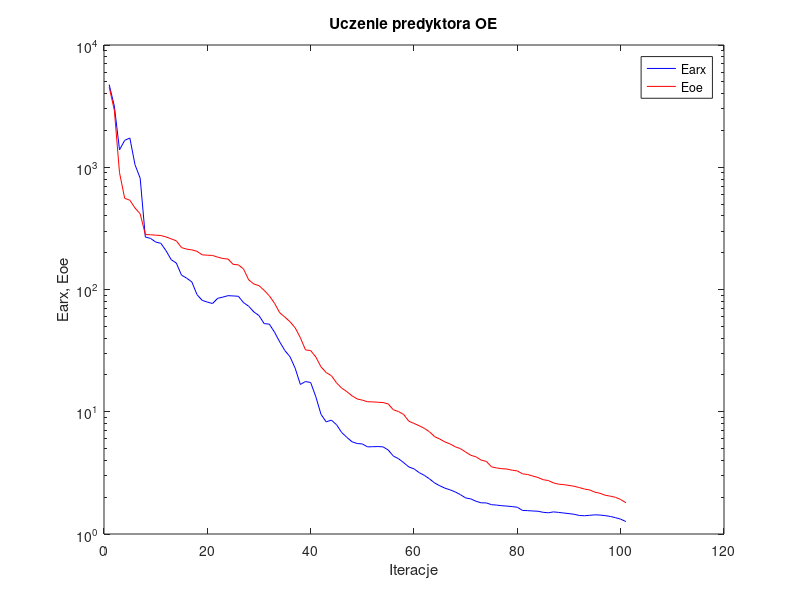
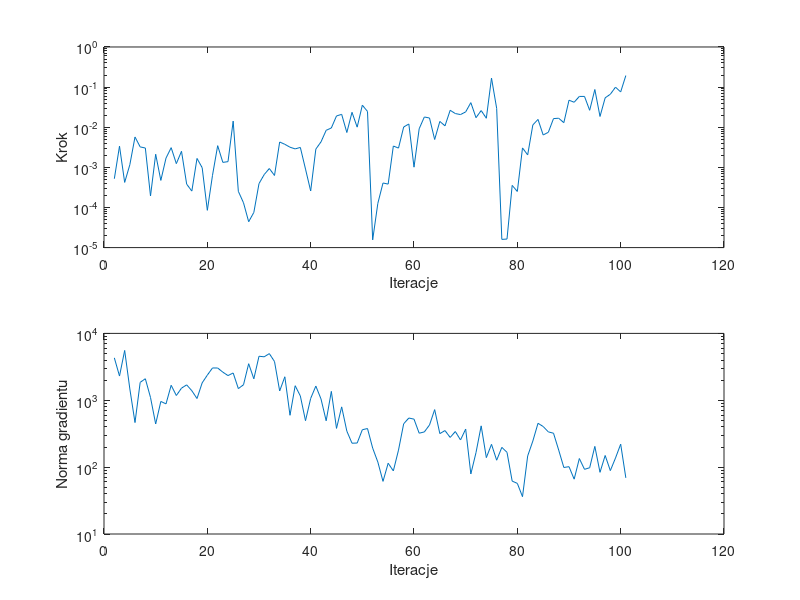

These charts were generated, in order, by the following MATLAB code:
%uczenie predyktora oe
clear all;
n=0; farx(n+1)=4.747129e+003; foe(n+1)=4.530052e+003; wspucz(n+1)=0.000000e+000; ng(n+1)=0.000000e+000;
%odnowa zmiennej metryki
n=1; farx(n+1)=3.163308e+003; foe(n+1)=2.926991e+003; krok(n+1)=5.202718e-004; ng(n+1)=4.305796e+003;
n=2; farx(n+1)=1.388381e+003; foe(n+1)=9.042625e+002; krok(n+1)=3.373181e-003; ng(n+1)=2.302827e+003;
n=3; farx(n+1)=1.658071e+003; foe(n+1)=5.571546e+002; krok(n+1)=4.216476e-004; ng(n+1)=5.559193e+003;
n=4; farx(n+1)=1.735782e+003; foe(n+1)=5.375667e+002; krok(n+1)=1.162400e-003; ng(n+1)=1.476536e+003;
n=5; farx(n+1)=1.049505e+003; foe(n+1)=4.641538e+002; krok(n+1)=5.711090e-003; ng(n+1)=4.640477e+002;
n=6; farx(n+1)=8.137412e+002; foe(n+1)=4.160347e+002; krok(n+1)=3.234251e-003; ng(n+1)=1.852048e+003;
n=7; farx(n+1)=2.687041e+002; foe(n+1)=2.816419e+002; krok(n+1)=3.032635e-003; ng(n+1)=2.097554e+003;
n=8; farx(n+1)=2.620617e+002; foe(n+1)=2.803312e+002; krok(n+1)=1.935115e-004; ng(n+1)=1.101149e+003;
n=9; farx(n+1)=2.446174e+002; foe(n+1)=2.781920e+002; krok(n+1)=2.121656e-003; ng(n+1)=4.421380e+002;
n=10; farx(n+1)=2.386225e+002; foe(n+1)=2.765884e+002; krok(n+1)=4.729213e-004; ng(n+1)=9.602257e+002;
n=11; farx(n+1)=2.077816e+002; foe(n+1)=2.692909e+002; krok(n+1)=1.700059e-003; ng(n+1)=8.832854e+002;
n=12; farx(n+1)=1.756255e+002; foe(n+1)=2.595853e+002; krok(n+1)=3.096185e-003; ng(n+1)=1.674847e+003;
n=13; farx(n+1)=1.644715e+002; foe(n+1)=2.501176e+002; krok(n+1)=1.237443e-003; ng(n+1)=1.177591e+003;
n=14; farx(n+1)=1.310755e+002; foe(n+1)=2.202233e+002; krok(n+1)=2.513970e-003; ng(n+1)=1.517800e+003;
n=15; farx(n+1)=1.238618e+002; foe(n+1)=2.139091e+002; krok(n+1)=3.812452e-004; ng(n+1)=1.699752e+003;
n=16; farx(n+1)=1.153320e+002; foe(n+1)=2.109410e+002; krok(n+1)=2.563269e-004; ng(n+1)=1.388546e+003;
n=17; farx(n+1)=9.081676e+001; foe(n+1)=2.052178e+002; krok(n+1)=1.667309e-003; ng(n+1)=1.061614e+003;
n=18; farx(n+1)=8.150209e+001; foe(n+1)=1.922390e+002; krok(n+1)=9.822020e-004; ng(n+1)=1.821621e+003;
n=19; farx(n+1)=7.893118e+001; foe(n+1)=1.907708e+002; krok(n+1)=8.489916e-005; ng(n+1)=2.377265e+003;
n=20; farx(n+1)=7.679277e+001; foe(n+1)=1.899804e+002; krok(n+1)=6.326141e-004; ng(n+1)=3.041822e+003;
n=21; farx(n+1)=8.467629e+001; foe(n+1)=1.840048e+002; krok(n+1)=3.470726e-003; ng(n+1)=3.036656e+003;
n=22; farx(n+1)=8.666649e+001; foe(n+1)=1.792510e+002; krok(n+1)=1.330026e-003; ng(n+1)=2.632231e+003;
n=23; farx(n+1)=8.903418e+001; foe(n+1)=1.774474e+002; krok(n+1)=1.387045e-003; ng(n+1)=2.339834e+003;
n=24; farx(n+1)=8.858973e+001; foe(n+1)=1.604805e+002; krok(n+1)=1.421020e-002; ng(n+1)=2.558992e+003;
n=25; farx(n+1)=8.804640e+001; foe(n+1)=1.591337e+002; krok(n+1)=2.526617e-004; ng(n+1)=1.494162e+003;
%odnowa zmiennej metryki
n=26; farx(n+1)=7.819581e+001; foe(n+1)=1.472717e+002; krok(n+1)=1.307587e-004; ng(n+1)=1.704698e+003;
n=27; farx(n+1)=7.296643e+001; foe(n+1)=1.199990e+002; krok(n+1)=4.412088e-005; ng(n+1)=3.521213e+003;
n=28; farx(n+1)=6.560877e+001; foe(n+1)=1.109514e+002; krok(n+1)=7.528795e-005; ng(n+1)=2.093466e+003;
n=29; farx(n+1)=6.118018e+001; foe(n+1)=1.074373e+002; krok(n+1)=3.933588e-004; ng(n+1)=4.554739e+003;
n=30; farx(n+1)=5.259442e+001; foe(n+1)=9.840766e+001; krok(n+1)=6.592938e-004; ng(n+1)=4.465471e+003;
n=31; farx(n+1)=5.208482e+001; foe(n+1)=8.883097e+001; krok(n+1)=9.352282e-004; ng(n+1)=4.981750e+003;
n=32; farx(n+1)=4.480162e+001; foe(n+1)=7.721077e+001; krok(n+1)=6.277808e-004; ng(n+1)=3.796671e+003;
n=33; farx(n+1)=3.732651e+001; foe(n+1)=6.463865e+001; krok(n+1)=4.282689e-003; ng(n+1)=1.377467e+003;
n=34; farx(n+1)=3.168419e+001; foe(n+1)=5.949663e+001; krok(n+1)=3.751501e-003; ng(n+1)=2.245407e+003;
n=35; farx(n+1)=2.820926e+001; foe(n+1)=5.452596e+001; krok(n+1)=3.176507e-003; ng(n+1)=5.962176e+002;
n=36; farx(n+1)=2.269538e+001; foe(n+1)=4.859609e+001; krok(n+1)=2.883948e-003; ng(n+1)=1.650339e+003;
n=37; farx(n+1)=1.672612e+001; foe(n+1)=4.039614e+001; krok(n+1)=3.137471e-003; ng(n+1)=1.159761e+003;
n=38; farx(n+1)=1.767155e+001; foe(n+1)=3.205985e+001; krok(n+1)=9.064776e-004; ng(n+1)=4.948930e+002;
n=39; farx(n+1)=1.734210e+001; foe(n+1)=3.166632e+001; krok(n+1)=2.578785e-004; ng(n+1)=1.065353e+003;
n=40; farx(n+1)=1.325802e+001; foe(n+1)=2.802430e+001; krok(n+1)=2.849598e-003; ng(n+1)=1.629420e+003;
n=41; farx(n+1)=9.528788e+000; foe(n+1)=2.330941e+001; krok(n+1)=4.317077e-003; ng(n+1)=1.046473e+003;
n=42; farx(n+1)=8.263629e+000; foe(n+1)=2.091937e+001; krok(n+1)=8.383236e-003; ng(n+1)=4.934611e+002;
n=43; farx(n+1)=8.540822e+000; foe(n+1)=1.975516e+001; krok(n+1)=9.576149e-003; ng(n+1)=1.357694e+003;
n=44; farx(n+1)=7.842822e+000; foe(n+1)=1.724900e+001; krok(n+1)=1.910413e-002; ng(n+1)=3.796034e+002;
n=45; farx(n+1)=6.767609e+000; foe(n+1)=1.561592e+001; krok(n+1)=2.093303e-002; ng(n+1)=7.963381e+002;
n=46; farx(n+1)=6.176314e+000; foe(n+1)=1.461334e+001; krok(n+1)=7.385876e-003; ng(n+1)=3.454379e+002;
n=47; farx(n+1)=5.682656e+000; foe(n+1)=1.350427e+001; krok(n+1)=2.355148e-002; ng(n+1)=2.278481e+002;
n=48; farx(n+1)=5.498077e+000; foe(n+1)=1.272497e+001; krok(n+1)=1.004449e-002; ng(n+1)=2.294200e+002;
n=49; farx(n+1)=5.452583e+000; foe(n+1)=1.244459e+001; krok(n+1)=3.542231e-002; ng(n+1)=3.625670e+002;
n=50; farx(n+1)=5.161218e+000; foe(n+1)=1.207144e+001; krok(n+1)=2.476948e-002; ng(n+1)=3.777429e+002;
%odnowa zmiennej metryki
n=51; farx(n+1)=5.177199e+000; foe(n+1)=1.204292e+001; krok(n+1)=1.556828e-005; ng(n+1)=1.926041e+002;
n=52; farx(n+1)=5.192216e+000; foe(n+1)=1.196217e+001; krok(n+1)=1.267358e-004; ng(n+1)=1.191587e+002;
n=53; farx(n+1)=5.164093e+000; foe(n+1)=1.189463e+001; krok(n+1)=4.072868e-004; ng(n+1)=6.127254e+001;
n=54; farx(n+1)=4.868337e+000; foe(n+1)=1.159404e+001; krok(n+1)=3.824295e-004; ng(n+1)=1.144213e+002;
n=55; farx(n+1)=4.341694e+000; foe(n+1)=1.038064e+001; krok(n+1)=3.401267e-003; ng(n+1)=8.785316e+001;
n=56; farx(n+1)=4.132122e+000; foe(n+1)=1.004233e+001; krok(n+1)=3.021288e-003; ng(n+1)=1.798175e+002;
n=57; farx(n+1)=3.833585e+000; foe(n+1)=9.497139e+000; krok(n+1)=1.012568e-002; ng(n+1)=4.449813e+002;
n=58; farx(n+1)=3.537010e+000; foe(n+1)=8.368934e+000; krok(n+1)=1.204622e-002; ng(n+1)=5.424441e+002;
n=59; farx(n+1)=3.410386e+000; foe(n+1)=8.024922e+000; krok(n+1)=1.010647e-003; ng(n+1)=5.219439e+002;
n=60; farx(n+1)=3.178608e+000; foe(n+1)=7.685464e+000; krok(n+1)=9.150227e-003; ng(n+1)=3.217076e+002;
n=61; farx(n+1)=3.017713e+000; foe(n+1)=7.316442e+000; krok(n+1)=1.801017e-002; ng(n+1)=3.361094e+002;
n=62; farx(n+1)=2.824383e+000; foe(n+1)=6.853131e+000; krok(n+1)=1.697325e-002; ng(n+1)=4.269703e+002;
n=63; farx(n+1)=2.612704e+000; foe(n+1)=6.256257e+000; krok(n+1)=4.944619e-003; ng(n+1)=7.247737e+002;
n=64; farx(n+1)=2.479623e+000; foe(n+1)=5.975627e+000; krok(n+1)=1.394089e-002; ng(n+1)=3.172429e+002;
n=65; farx(n+1)=2.369860e+000; foe(n+1)=5.663394e+000; krok(n+1)=1.082825e-002; ng(n+1)=3.522425e+002;
n=66; farx(n+1)=2.296673e+000; foe(n+1)=5.447583e+000; krok(n+1)=2.643052e-002; ng(n+1)=2.780245e+002;
n=67; farx(n+1)=2.207740e+000; foe(n+1)=5.163696e+000; krok(n+1)=2.191235e-002; ng(n+1)=3.408790e+002;
n=68; farx(n+1)=2.096496e+000; foe(n+1)=4.989208e+000; krok(n+1)=2.067140e-002; ng(n+1)=2.548663e+002;
n=69; farx(n+1)=1.971432e+000; foe(n+1)=4.680317e+000; krok(n+1)=2.410544e-002; ng(n+1)=3.706786e+002;
n=70; farx(n+1)=1.936493e+000; foe(n+1)=4.403132e+000; krok(n+1)=4.102628e-002; ng(n+1)=7.910796e+001;
n=71; farx(n+1)=1.852340e+000; foe(n+1)=4.278008e+000; krok(n+1)=1.729594e-002; ng(n+1)=1.650223e+002;
n=72; farx(n+1)=1.798898e+000; foe(n+1)=4.021824e+000; krok(n+1)=2.602503e-002; ng(n+1)=4.142761e+002;
n=73; farx(n+1)=1.795814e+000; foe(n+1)=3.924253e+000; krok(n+1)=1.675011e-002; ng(n+1)=1.387547e+002;
n=74; farx(n+1)=1.737542e+000; foe(n+1)=3.543992e+000; krok(n+1)=1.677326e-001; ng(n+1)=2.192502e+002;
n=75; farx(n+1)=1.723828e+000; foe(n+1)=3.468515e+000; krok(n+1)=2.946581e-002; ng(n+1)=1.269151e+002;
%odnowa zmiennej metryki
n=76; farx(n+1)=1.703785e+000; foe(n+1)=3.421705e+000; krok(n+1)=1.602405e-005; ng(n+1)=1.974737e+002;
n=77; farx(n+1)=1.691273e+000; foe(n+1)=3.398071e+000; krok(n+1)=1.633361e-005; ng(n+1)=1.666839e+002;
n=78; farx(n+1)=1.676571e+000; foe(n+1)=3.326486e+000; krok(n+1)=3.551278e-004; ng(n+1)=6.184480e+001;
n=79; farx(n+1)=1.655052e+000; foe(n+1)=3.280993e+000; krok(n+1)=2.509069e-004; ng(n+1)=5.714026e+001;
n=80; farx(n+1)=1.558526e+000; foe(n+1)=3.107382e+000; krok(n+1)=3.049962e-003; ng(n+1)=3.615962e+001;
n=81; farx(n+1)=1.553099e+000; foe(n+1)=3.066795e+000; krok(n+1)=2.043687e-003; ng(n+1)=1.468818e+002;
n=82; farx(n+1)=1.542498e+000; foe(n+1)=2.977609e+000; krok(n+1)=1.139839e-002; ng(n+1)=2.455381e+002;
n=83; farx(n+1)=1.535615e+000; foe(n+1)=2.897675e+000; krok(n+1)=1.564801e-002; ng(n+1)=4.523155e+002;
n=84; farx(n+1)=1.504034e+000; foe(n+1)=2.781190e+000; krok(n+1)=6.409470e-003; ng(n+1)=4.052917e+002;
n=85; farx(n+1)=1.491392e+000; foe(n+1)=2.737234e+000; krok(n+1)=7.481826e-003; ng(n+1)=3.365089e+002;
n=86; farx(n+1)=1.517030e+000; foe(n+1)=2.616631e+000; krok(n+1)=1.640492e-002; ng(n+1)=3.215731e+002;
n=87; farx(n+1)=1.501518e+000; foe(n+1)=2.557901e+000; krok(n+1)=1.676647e-002; ng(n+1)=1.803370e+002;
n=88; farx(n+1)=1.485057e+000; foe(n+1)=2.533066e+000; krok(n+1)=1.299379e-002; ng(n+1)=9.876326e+001;
n=89; farx(n+1)=1.467957e+000; foe(n+1)=2.497176e+000; krok(n+1)=4.715694e-002; ng(n+1)=1.016020e+002;
n=90; farx(n+1)=1.450204e+000; foe(n+1)=2.456718e+000; krok(n+1)=4.194258e-002; ng(n+1)=6.608036e+001;
n=91; farx(n+1)=1.417948e+000; foe(n+1)=2.397926e+000; krok(n+1)=5.857529e-002; ng(n+1)=1.345576e+002;
n=92; farx(n+1)=1.409849e+000; foe(n+1)=2.331638e+000; krok(n+1)=5.857529e-002; ng(n+1)=9.269491e+001;
n=93; farx(n+1)=1.422222e+000; foe(n+1)=2.293138e+000; krok(n+1)=2.642647e-002; ng(n+1)=9.796376e+001;
n=94; farx(n+1)=1.435451e+000; foe(n+1)=2.198931e+000; krok(n+1)=8.713251e-002; ng(n+1)=2.042135e+002;
n=95; farx(n+1)=1.428577e+000; foe(n+1)=2.154032e+000; krok(n+1)=1.853599e-002; ng(n+1)=8.365067e+001;
n=96; farx(n+1)=1.413567e+000; foe(n+1)=2.075990e+000; krok(n+1)=5.405940e-002; ng(n+1)=1.493607e+002;
n=97; farx(n+1)=1.392115e+000; foe(n+1)=2.039279e+000; krok(n+1)=6.640781e-002; ng(n+1)=8.869625e+001;
n=98; farx(n+1)=1.360159e+000; foe(n+1)=1.994479e+000; krok(n+1)=9.963479e-002; ng(n+1)=1.369583e+002;
n=99; farx(n+1)=1.322709e+000; foe(n+1)=1.915214e+000; krok(n+1)=7.581460e-002; ng(n+1)=2.205213e+002;
n=100; farx(n+1)=1.264528e+000; foe(n+1)=1.802477e+000; krok(n+1)=1.940886e-001; ng(n+1)=6.914378e+001;

figure; semilogy(farx,'b'); hold on; semilogy(foe,'r'); xlabel('Iteracje'); ylabel('Earx, Eoe'); legend('Earx','Eoe'); title('Uczenie predyktora OE');
figure; subplot(2,1,1); semilogy(krok); xlabel('Iteracje'); ylabel('Krok');
subplot(2,1,2); semilogy(ng); xlabel('Iteracje'); ylabel('Norma gradientu');
Earx=farx(n+1)
Eoe=foe(n+1)
